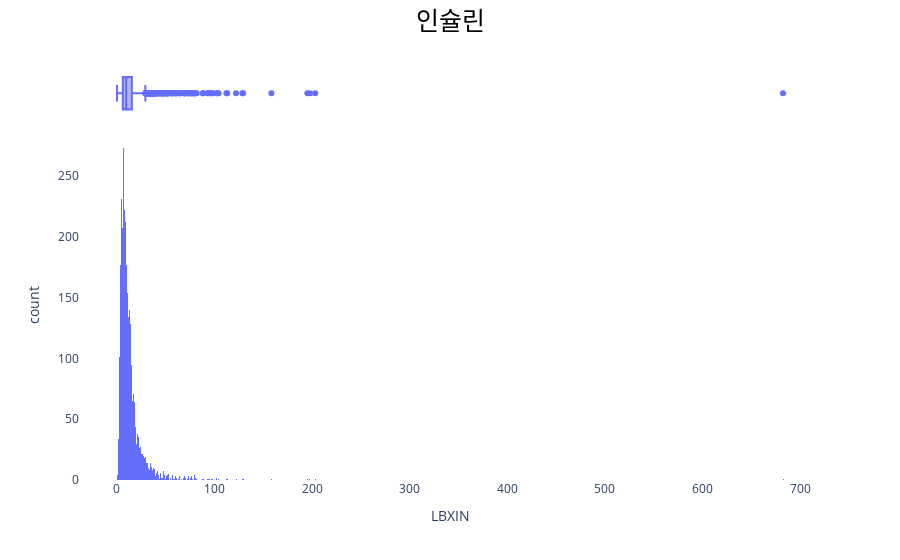

Notebook code for this chart:
### Markdown cell above
- 연령, 체중에 따라 다른 지표를 사용하지만 통상적으로 0.4 ~ 1.5정도를 정상 범위로 확인하는 것 같음
- 최대 5를 넘지 않는다고 하여 5 이상인 경우를 확인해 볼 예정
- 10을 넘으면 재확인이 필요하다는 견해
- 2이상인 사람들은 신장병이나 투석환자일 가능성이 매우 높음

### Code cell
# histogram of insulin
fig = px.histogram(m, x="LBXIN", marginal='box')
fig.update_layout(title_text="인슐린",
                  title_x = 0.5,
                  title_xanchor = 'center',
                  title_font_size = 25,
                  title_font_color = 'black',
                  title_font_family = 'NanumSquare',
                  plot_bgcolor='#ffffff')
fig.show()

### Figure 1 — Plotly figure (JSON) as saved in the notebook; plotly's stock layout.template omitted (floating-point values rounded to 4 significant figures; data arrays with more than 128 entries replaced by an {"elided": "..."} marker saying what was removed)
{"data": [{"alignmentgroup": "True", "bingroup": "x", "hovertemplate": "LBXIN=%{x}<br>count=%{y}<extra></extra>", "legendgroup": "", "marker": {"color": "#636efa", "pattern": {"shape": ""}}, "name": "", "offsetgroup": "", "orientation": "v", "showlegend": false, "type": "histogram", "x": {"elided": "10175 float values"}, "xaxis": "x", "yaxis": "y"}, {"alignmentgroup": "True", "hovertemplate": "LBXIN=%{x}<extra></extra>", "legendgroup": "", "marker": {"color": "#636efa"}, "name": "", "notched": true, "offsetgroup": "", "showlegend": false, "type": "box", "x": {"elided": "10175 float values"}, "xaxis": "x2", "yaxis": "y2"}], "layout": {"barmode": "relative", "legend": {"tracegroupgap": 0}, "margin": {"t": 60}, "plot_bgcolor": "#ffffff", "title": {"font": {"color": "black", "family": "NanumSquare", "size": 25}, "text": "인슐린", "x": 0.5, "xanchor": "center"}, "xaxis": {"anchor": "y", "domain": [0, 1], "title": {"text": "LBXIN"}}, "xaxis2": {"anchor": "y2", "domain": [0, 1], "matches": "x", "showgrid": true, "showticklabels": false}, "yaxis": {"anchor": "x", "domain": [0, 0.8316], "title": {"text": "count"}}, "yaxis2": {"anchor": "x2", "domain": [0.8416, 1], "matches": "y2", "showgrid": false, "showline": false, "showticklabels": false, "ticks": ""}}}
